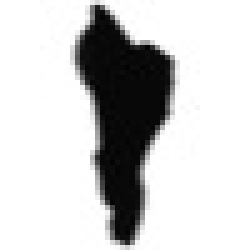
#> input picture elongated/FN15101205_3-5x-R42_revised_10074.jpg, 50 x 50 px, given in place of FN15101201_3-5x-R42_revised_488.jpg, which was not available (shown 5 times larger)
$ jupyter execute 0-eda.ipynb
#> lines starting #> are read from the running program, lines starting #| are printed output that depends on the picture; pictures that were not available may be replaced by others from this repository, and a replacement may not be noted
[cell 1]
import matplotlib.pyplot as plt
import numpy as np
import cv2

[cell 2]
import os

print("Number of images")
print("elongated: \t", len(os.listdir("elongated")))
print("rounded: \t", len(os.listdir("rounded")))
print("vesicular: \t",len(os.listdir("vesicular")))
print("blocky: \t",len(os.listdir("blocky")))

[cell 3]
img = cv2.imread("blocky/FN15101201_3-5x-R42_revised_488.jpg")
#> img is the input picture: shape (50, 50, 3); min 2, max 255, mean 203.9
plt.imshow(img)

[cell 4]
def graphImgs(imgs, title=None, cmap="Greys_r", figsize=(12,6)):
    """ imgs ->  a list of images
        title ->  a list of strings
        returns mpl subplots
    """
    fig, axes = plt.subplots(nrows=1, ncols=len(imgs), figsize=figsize)
    for i, ax in enumerate(axes):
        ax.imshow(imgs[i], cmap=cmap)
        if title is not None:
            try:
                ax.set_title(title[i])
            except:
                pass
    fig.tight_layout()

def average_image(folder):
    """make an average image of all image contained in folder"""
#> called with folder = 'blocky'
    images = os.listdir(folder)
    average_image = np.zeros(img.shape)
    for image in images:
        average_image += cv2.imread(folder + "/" + image)
#> average_image: shape (50, 50, 3) float64; min 2, max 255, mean 203.9
#> call 3 of average_image, with folder = 'elongated'
#> in average_image (call 3), `images = os.listdir(folder)`: images = ['FN15101205_3-5x-R42_revised_10074.jpg', 'FN15101207_3-5x-R42_revised_1418.jpg', 'FN15101208_3-5x-R42_revised_6576.jpg', 'HN15120701_3-5x-R42_revised_11358.jpg']
#> pass 2 of the loop in average_image, `for image in images:`:
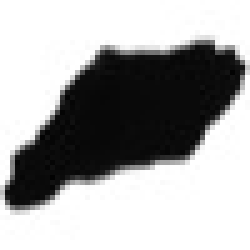
#> input picture elongated/FN15101207_3-5x-R42_revised_1418.jpg, 50 x 50 px (shown 5 times larger)
#> in average_image (call 3), `average_image += cv2.imread(folder + "/" + image)`:
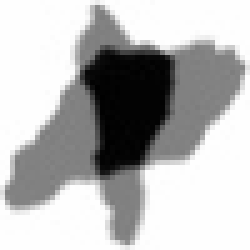
#> average_image: shape (50, 50, 3) float64 (shown 5 times larger); min 11, max 510, mean 371.8; drawn with min black and max white
#> pass 3 of the loop in average_image, `for image in images:`:
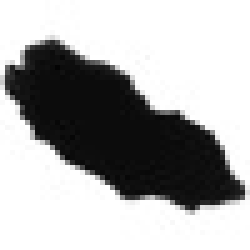
#> input picture elongated/FN15101208_3-5x-R42_revised_6576.jpg, 50 x 50 px (shown 5 times larger)
#> in average_image (call 3), `average_image += cv2.imread(folder + "/" + image)`:
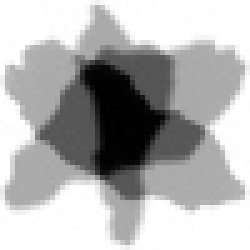
#> average_image: shape (50, 50, 3) float64 (shown 5 times larger); min 23, max 765, mean 545.4; drawn with min black and max white
#> the loop made 4 passes; the first 3 are shown
    average_image = average_image / len(images)
    return average_image/255


plt.imshow(average_image("blocky"))

[cell 5]
graphImgs([average_image("blocky"), average_image("elongated"), average_image("rounded"), average_image("vesicular")], ["Blocky", "Elongated", "Rounded", "Vesicular"])
#> in average_image (call 3), `average_image = average_image / len(images)`:
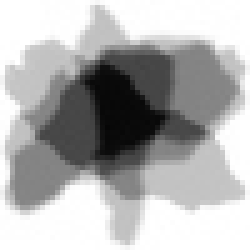
#> average_image: shape (50, 50, 3) float64 (shown 5 times larger); min 6.75, max 255, mean 178.1
#> call 4 of average_image, with folder = 'rounded'
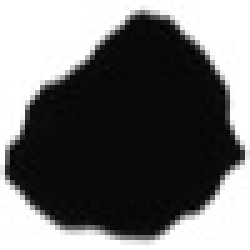
#> input picture rounded/FN15101201_3-5x-R42_revised_2392.jpg, 50 x 50 px (shown 5 times larger)
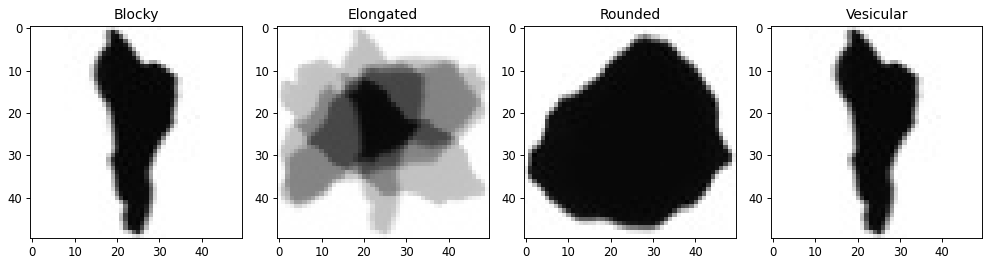
#> figure drawn by matplotlib, 4 panels

[cell 6]
from skimage.morphology import skeletonize
from skimage import data
import matplotlib.pyplot as plt
from skimage.util import invert

[cell 7]
image = invert(cv2.imread("blocky/FN15101201_3-5x-R42_revised_488.jpg"))
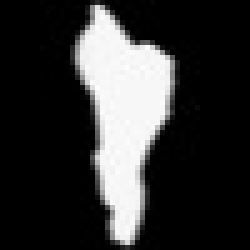
#> image: shape (50, 50, 3) (shown 5 times larger); min 0, max 253, mean 51.1
skeleton = skeletonize(image)
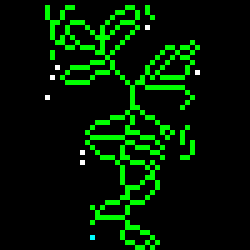
#> skeleton: shape (50, 50, 3) bool (shown 5 times larger); mean B, G, R 0.0032, 0.106, 0.0028
graphImgs([image, skeleton])
#> the loop in graphImgs (call 2), `for i, ax in enumerate(axes):` made 2 passes
